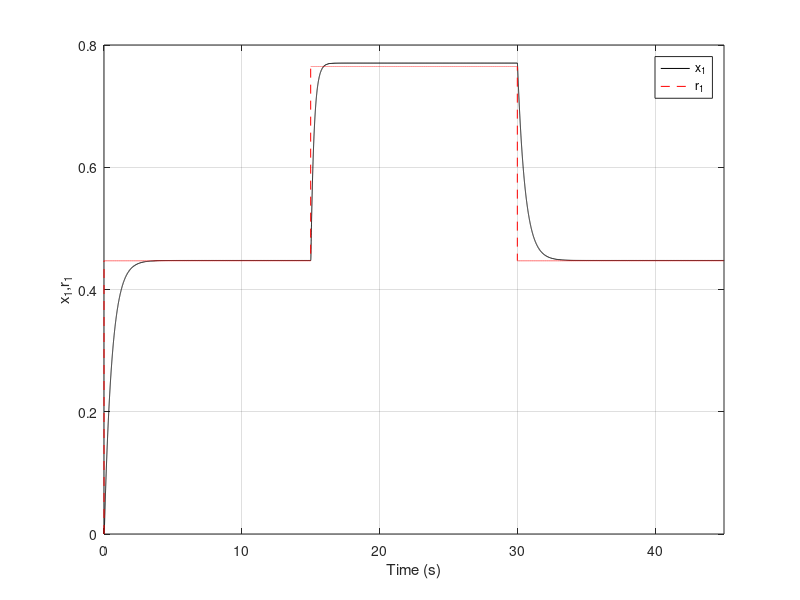
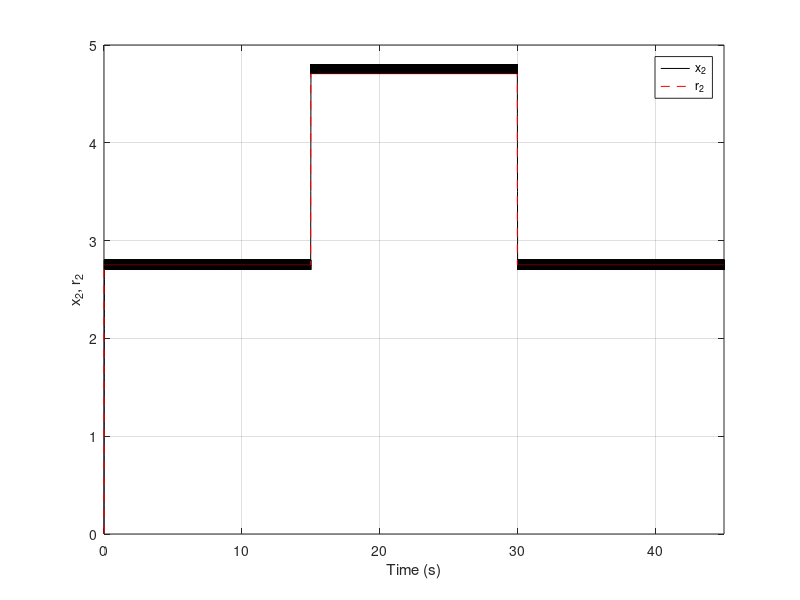

The MATLAB script that drew these images, in order: (Note: this script raises an error after producing the figures.)
x(1)=0.;
t(1)=0;
y(1)=0.;
n=45000;
tmax=45;
dt=tmax/n;
Q=10;
R=0.01;
m(1)=1;
alpha=1;
betta=100;
lambda=0.3;
gamma=20;
B=1;
Da=0.072;
r1(1)=0.;
r2(1)=0.;
e1(1)=x(1)-r1(1);
e2(1)=y(1)-r2(1);
u(1)=0;
programCount = 1;
avgTime = zeros(20);
% ==========================
diary("matlab_output.log")
for j=1:programCount,
tic
for i=1:n-1,

m(i+1)=m(i)+1;

g1(i)=0;
g2(i)=lambda;

f1(i)=x(i)+dt*(-alpha*x(i)+Da*(1-x(i))*exp(y(i)/(1+y(i)/gamma)));
f2(i)=y(i)+dt*(-alpha*y(i)+B*Da*(1-x(i))*exp(y(i)/(1+y(i)/gamma)));


t(i+1)=t(i)+dt;

   if 0<=t(i+1) & t(i+1)<=15
    r1(i+1)=0.4472;
    elseif 15<t(i+1) & t(i+1)<30
    r1(i+1)=0.7646;
    elseif 30<=t(i+1) & t(i+1)<tmax
    r1(i+1)=0.4472;
    end

   if 0<=t(i+1) & t(i+1)<=15
    r2(i+1)=2.752;
    elseif 15<t(i+1) & t(i+1)<30
    r2(i+1)=4.7052;
    elseif 30<=t(i+1) & t(i+1)<tmax
    r2(i+1)=2.752;
   end

if (y(i)-r2(i))>0
S(i)=1;
elseif (y(i)-r2(i))<0
S(i)=-1;
else
S(i)=0;
end

u1(i)=0;
u2(i)=-1/g2(i)*(-betta*S(i)+r2(i+1)-r2(i)-f2(i));

x(i+1)=f1(i);
y(i+1)=y(i)+dt*(-betta*S(i)+r2(i+1)-r2(i));

%x(i+1)=r1(i+1);
%y(i+1)=r2(i+1);

e1(i+1)=x(i+1)-r1(i+1);
e2(i+1)=y(i+1)-r2(i+1);

end;
toc
end;
diary off;
% print("Average Runtime:" + mean(avgTime))
figure(1)
plot(t,x,'k-',t,r1,'r--')
axis([0 tmax 0 0.8])
legend('x_1','r_1')
grid
ylabel('x_1,r_1')
xlabel('Time (s)')

figure(2)
plot(t,y,'k-',t,r2,'r--')
axis([0 tmax 0 5])
ylabel('x_2, r_2')
legend('x_2','r_2')
xlabel('Time (s)')
grid

writematrix([t', x', y', r1', r2', e1', e2'], 'fig2a_reference.csv');
clear all;
